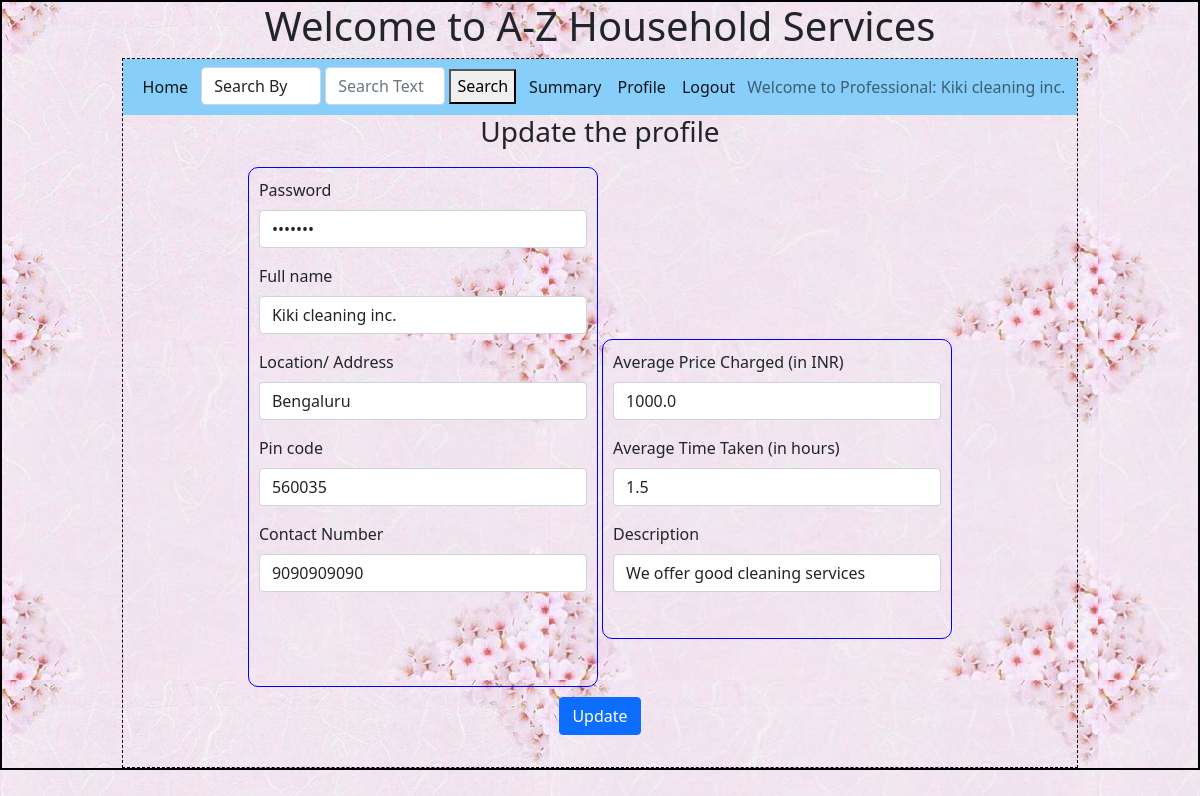
Screenshot of /sp/profile/update/1/Ram Sharma (signed in) with the database file from the repository.
### backend/models.py (models this page shows)
class Service_professional(db.Model):
    __tablename__ = 'service_professional' # If we do not define this, the model auto assigns name as lower case of class name
    id=db.Column(db.Integer,primary_key=True)
    email=db.Column(db.String,unique=True, nullable = False)
    name = db.Column(db.String, nullable = False)
    password = db.Column(db.String, nullable = False)
    role = db.Column(db.Integer, default =2)
    date_of_regn = db.Column(db.DateTime, default = datetime.now)
    doc_name = db.Column(db.String, nullable = False) ## TO BE UPDATED
    doc_data = db.Column(db.LargeBinary, nullable = False)
    service_name = db.Column(db.String, nullable = False)
    service_id = db.Column(db.Integer, db.ForeignKey('service.id'), nullable = False)
    description = db.Column(db.String, nullable = False)
    price = db.Column(db.Float, nullable = False)
    avg_time = db.Column(db.Float, nullable = False)
    exp_since = db.Column(db.Integer, nullable = False) # NEED TO CONFIRM on type
    location = db.Column(db.String, nullable = False)
    pin_code = db.Column(db.Integer, nullable = False)
    contact_number = db.Column(db.String, nullable = False)
    status = db.Column(db.String, default = 'Registered') # Registered - 0, Active - 1, Flagged - 2, Blocked - 3, Rejected - 4
    avg_ratings = db.Column(db.Float)
    sr = db.relationship('Service_request', cascade = 'all, delete', backref = 'service_professional', lazy = True)
    ratings = db.relationship('Rating', cascade = 'all, delete', backref = 'service_professional', lazy = True)

### backend/controllers.py (the view, shortened to what this page needs)
@app.route("/sp/profile/update/<uid>/<uname>", methods = ['GET', 'POST'])
def update_sp_profile(uname, uid):
    sp = Service_professional.query.filter_by(id = uid).first()
    return render_template('sp_profile_update.html', uname = sp.name, uid = uid, sp = sp)

### templates/sp_profile_update.html
{%extends "sp_layout.html"%}
{%block content%}
<div style="text-align: center;"><h3>Update the profile</h3></div>
                <form action="/sp/profile/update/{{uid}}/{{uname}}" method="POST" style="text-align: center;" enctype="multipart/form-data">
                    <div class="input_form" style="margin-top: 10px; height: 520px; display: inline-block;">
                        <div class="mb-3">
                            <label for="password" class="form-label">Password</label>
                            <input type="password" class="form-control" name="password" id="password" value="{{sp.password}}">
                        </div>
                        <div class="mb-3">
                            <label for="name" class="form-label">Full name</label>
                            <input type="text" class="form-control" name="name" id="name" value="{{sp.name}}">
                        </div>
                        <div class="mb-3">
                            <label for="location" class="form-label">Location/ Address</label>
                            <input type="text" class="form-control" name="location" id="location" value="{{sp.location}}">
                        </div>
                        <div class="mb-3">
                            <label for="pin_code" class="form-label">Pin code</label>
                            <input type="text" class="form-control" name="pin_code" id="pin_code" value="{{sp.pin_code}}">
                        </div>
                        <div class="mb-3">
                            <label for="contact_number" class="form-label">Contact Number</label>
                            <input type="text" class="form-control" name="contact_number" id="contact_number" value="{{sp.contact_number}}">
                        </div>
                    </div>
                <div class="input_form" style="margin-top: 10px; height: 300px; display: inline-block;">
                        <div class="mb-3">
                            <label for="price" class="form-label">Average Price Charged (in INR)</label>
                            <input type="price" class="form-control" name="price" id="price" value="{{sp.price}}">
                        </div>
                        <div class="mb-3">
                            <label for="avg_time" class="form-label">Average Time Taken (in hours)</label>
                            <input type="avg_time" class="form-control" name="avg_time" id="avg_time" value="{{sp.avg_time}}">
                        </div>
                        <div class="mb-3">
                            <label for="description" class="form-label">Description</label>
                            <input type="description" class="form-control" name="description" id="description" value="{{sp.description}}">
                        </div>
                    </div>
                    <div class="mb-3" style="text-align: center; margin-top: 10px;">
                        <button type="submit" class="btn btn-primary" style="text-align: center; margin: auto;">Update</button><br>
                    </div>
                </form>
            </div>
 {%endblock%}

### templates/sp_layout.html (shortened to what this page needs)
<!DOCTYPE html>
<html>
    <head>
        <link rel="stylesheet" href="/static/styles/main.css">
        <link href="https://cdn.jsdelivr.net/npm/bootstrap@5.0.2/dist/css/bootstrap.min.css" rel="stylesheet">
    </head>
    <body>
        <div class="my_container">
            <div class="center"><h1 style="text-align: center;">Welcome to A-Z Household Services</h1></div>
            <div class="my_panel">
                <nav class="navbar navbar-expand-lg navbar-light" style="background-color:lightskyblue">
                    <div class="container-fluid">
                      <div class="collapse navbar-collapse" id="navbarText">
                        <ul class="navbar-nav me-auto mb-2 mb-lg-0">
                            <li class="nav-item">
                                <a class="nav-link active" aria-current="page" href="/sp/{{uid}}/{{uname}}">Home</a>
                            </li>
                            <li class="nav-item" style="border: 1px;margin-left: 5px; margin-right: 5px;">
                               <div style="border: 1px; align-items: center;display: inline;">
                                <form action="/sp/search/{{uid}}/{{uname}}" method="POST" style="display: inline-block;">
                                    <div class="mb-3" style="display: inline;">
                                        <select name="search_by" class="form-control" style="display: inline-block; width: 120px;">
                                            <option value="">Search By</option>
                                        </select>
                                    </div>
                                    <input type="text" class="form-control" name="search_txt" id="search_txt" placeholder="Search Text" style="display: inline-block; width: 120px;">
                                    <button type="submit" style="height: 35px;">Search</button>
                                </form>
                            </div>
                            </li>
                            <li class="nav-item">
                                <a class="nav-link active" aria-current="page" href="/sp/summary/{{uid}}/{{uname}}">Summary</a>
                            </li>
                            <li class="nav-item">
                                <a class="nav-link active" aria-current="page" href="/sp/profile/update/{{uid}}/{{uname}}">Profile</a>
                            </li>
                            <li class="nav-item">
                                <a class="nav-link active" href="/login">Logout</a>
                            </li>
                        </ul>
                        <span class="navbar-text">
                          Welcome to Professional: {{uname}}
                        </span>
                      </div>
                    </div>
                  </nav>
                  {%block content%}{%endblock%}
            </div>
    </body>
</html>

### static/styles/main.css (style rules this page uses)
* { margin: 0px; }
body { background-image: url("../images/background.jpeg"); }
.center { display: block; margin-left: auto; margin-right: auto; }
.my_container { border: 2px solid black; margin: auto; }
.my_panel { width: 80%; margin: auto; height: 710px; border: 1px dashed black; }
.input_form { border: 1px solid blue; width: 350px; height: 350px; margin: auto; margin-top: 100px; padding: 10px; border-radius: 10px; font-size: 16px; text-align: justify; }

### rows the page displays
Service_professional: name "Kiki cleaning inc.", location "Bengaluru", pin_code "560035", contact_number "9090909090", price "1000.0", avg_time "1.5", description "We offer good cleaning services"
